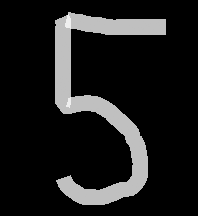
#> input picture python/day12(ml)/test_img.png, 198 x 216 px
$ jupyter execute --allow-errors '01_mnist예제1.ipynb'
#> lines starting #> are read from the running program, lines starting #| are printed output that depends on the picture
[cell 1]
# !pip install opencv-python

[cell 2]
import os
# mnist 이미지를 저장할 폴더를 생성
os.makedirs('mnist_images', exist_ok=True)

[cell 3]
# mnist에서 제공하는 숫자 이미지를 다운로드
from sklearn.datasets import fetch_openml

# 데이터 로드. 숫자 이미지를 훈련 6만, 테스트 1만을 제공
#> (the rest of this cell did not finish here and is left out)

[cell 4]
# 이미지 다운로드 # 꼭 필요한 코드는 아님. 생략 가능함
# 우리가 학습하는 이미지가 어떤 형태의 이미지인지 확인하기 위해 받음
import numpy as np
import cv2
#> (the rest of this cell did not finish here and is left out)

#> (a cell that did not finish here is left out)

[cell 6]
# 훈련, 테스트 분리
from sklearn.model_selection import train_test_split
#> (the rest of this cell did not finish here and is left out)

[cell 7]
from sklearn.svm import SVC
# 800개 데이터 학습
model = SVC(kernel='rbf', C=1.0)
#> (the rest of this cell did not finish here and is left out)

#> (a cell that did not finish here is left out)

#> (a cell that did not finish here is left out)

#> (a cell that did not finish here is left out)

#> (a cell that did not finish here is left out)

[cell 12]
# 이미지 불러오기
test_img = cv2.imread('test_img.png', cv2.IMREAD_GRAYSCALE)
#> test_img is the input picture: shape (216, 198); min 0, max 239, mean 28.6

# 이미지 형태를 변환 => 1차 행렬
test_img = cv2.resize(test_img , (28, 28))
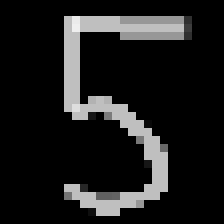
#> test_img: shape (28, 28) (shown 8 times larger); min 0, max 239, mean 28.7
test_data = test_img.flatten().reshape(1, -1)
